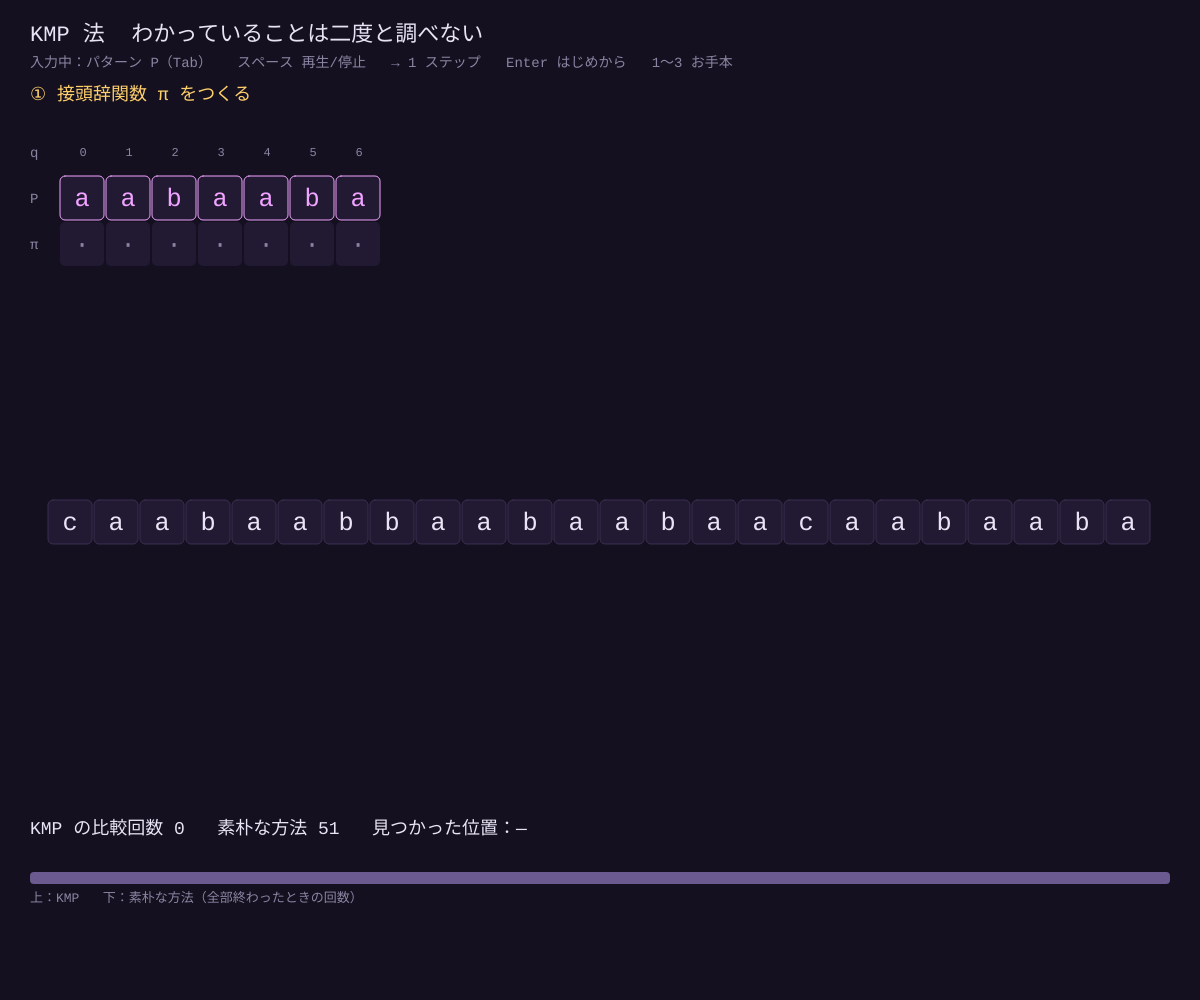
Frame 1 (no input)
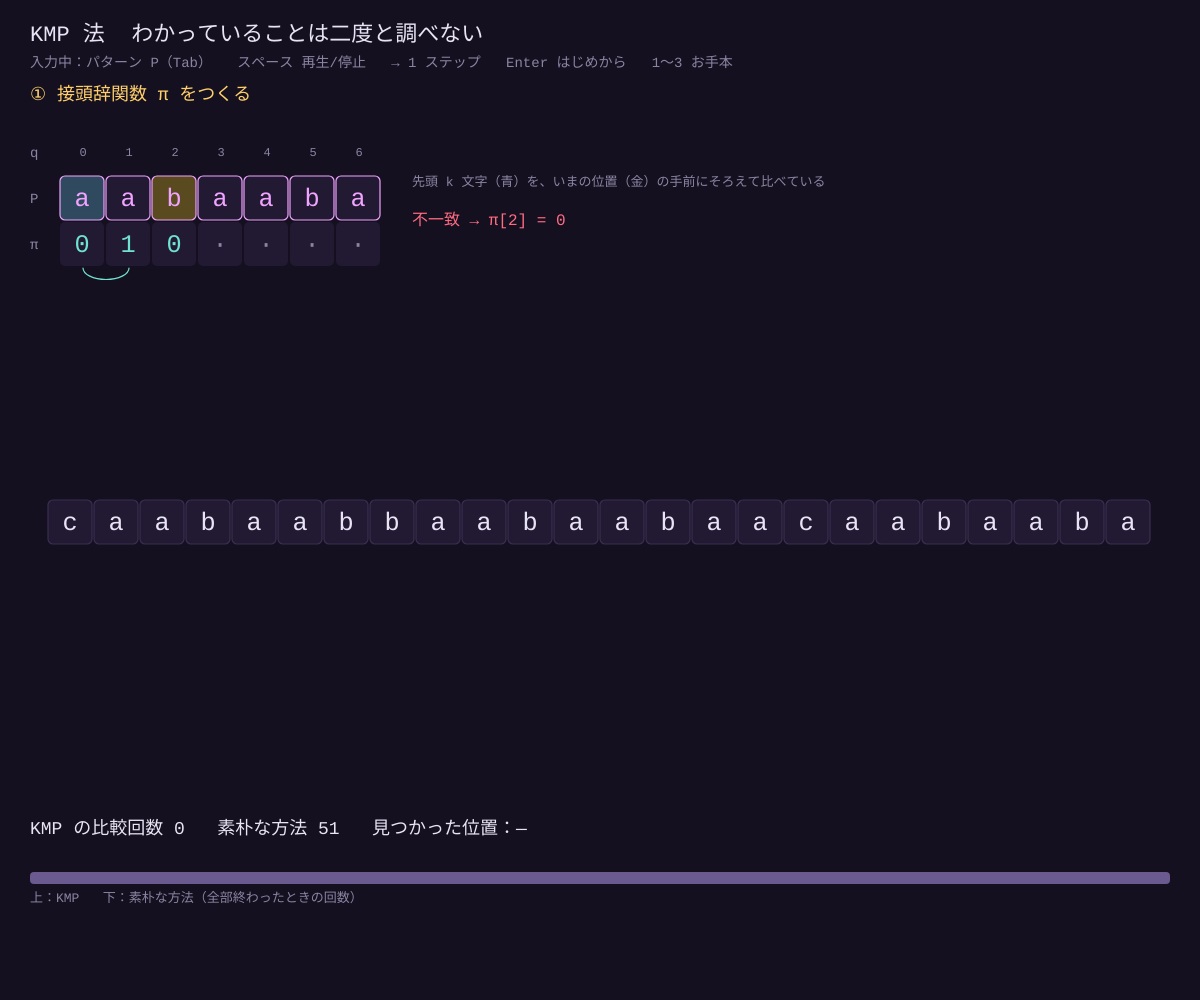
Frame 60 (no input)
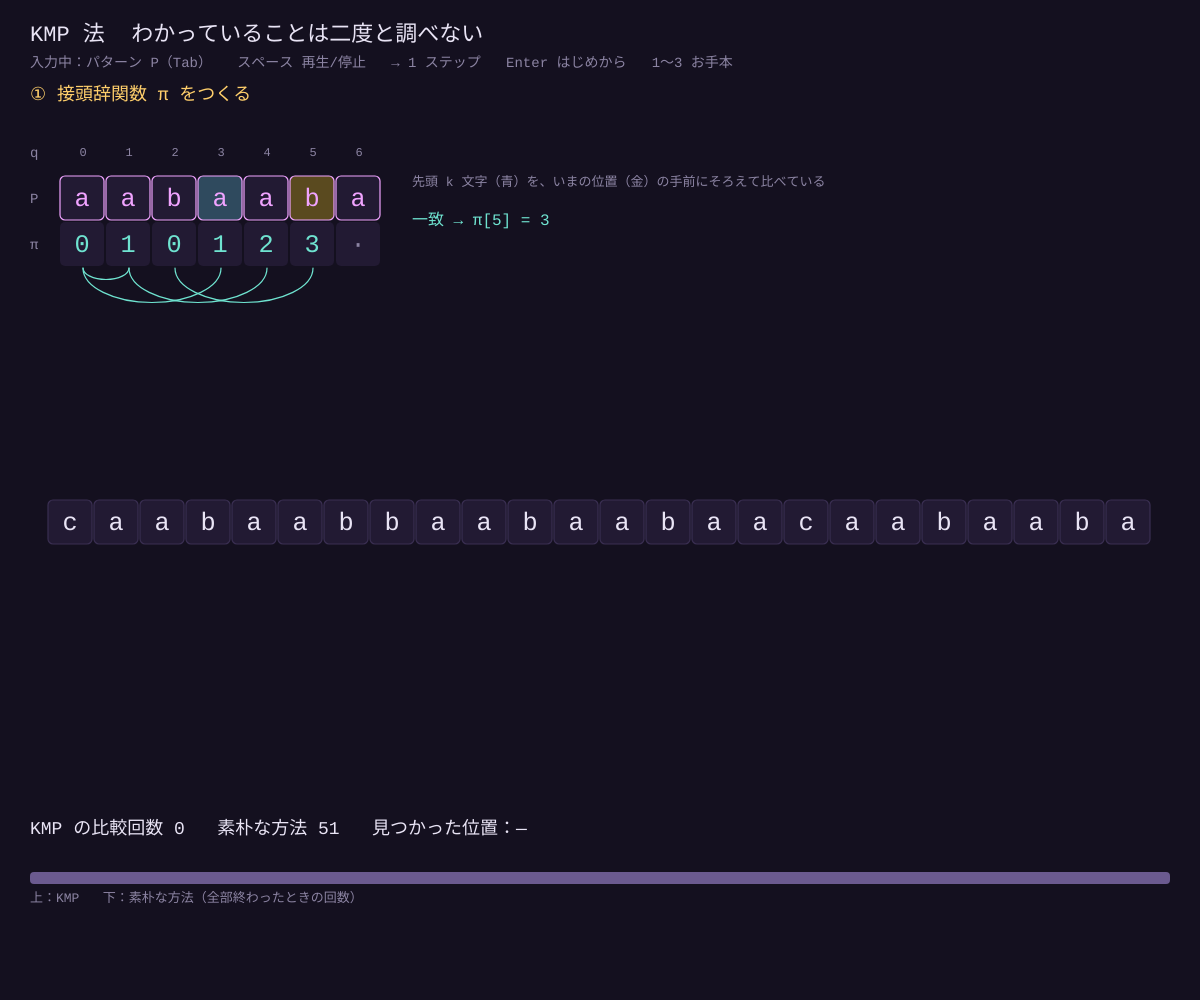
Frame 120 (the mouse pressed at the canvas centre since frame 60)

The p5.js sketch that drew these frames (run headless with seeded random() and noise() and a simulated clock; from frame 60 on, the mouse is pressed at the canvas centre):

// p5.js sketch
// ── sketch.js
// ============================================
// 03 KMP 法（クヌース–モリス–プラット）
// ① 前処理：接頭辞関数 π[q] =「P の先頭 q 文字の、末尾と先頭が一致する最長の長さ」
// ② 照合：くい違ったら、π を使って「もう一致しているとわかっている分」を飛ばしてずらす
// テキストを後戻りせずに読むので Θ(n + m)。素朴な方法との比較回数の差を見てみよう
// 操作：キーで入力 / Tab = テキスト⇄パターン / Backspace / スペース = 再生・停止
//       → = 1 ステップ / Enter = はじめから / 1〜3 = お手本
// ============================================

let T = 'caabaabbaabaabaacaabaaba';
let P = 'aabaaba';
let editing = 'P';
let speed = 20;         // ★ 何フレームに 1 ステップ進むか
let auto = true;

let pi = [];            // 接頭辞関数（0 始まり：pi[q] は先頭 q+1 文字について）
let gen = null;         // 処理を 1 ステップずつ進める「ジェネレータ」
let snap = {};          // いまの様子
let comps = 0, found = [], phase = '', naiveComps = 0;

const BG = '#14101f', PANEL = '#221a33', FG = '#e9e4f5', DIM = '#8c84a3';
const ORCHID = '#f0a3ff', MINT = '#6fe3d0', GOLD = '#ffcf6b', BAD = '#ff6b81';

function setup() {
  createCanvas(windowWidth, windowHeight);
  textFont('monospace');
  restart();
}

function restart() {
  pi = new Array(P.length).fill(null);
  comps = 0; found = []; snap = {};
  naiveComps = countNaive();
  gen = P.length > 0 && P.length <= T.length ? kmp() : null;
  phase = gen ? '① 接頭辞関数 π をつくる' : 'パターンが空か、テキストより長い';
}

// ★ KMP 本体（yield のたびに 1 ステップ止まる）
function* kmp() {
  let m = P.length, n = T.length;
  // ① 接頭辞関数 π をつくる
  pi[0] = 0;
  let k = 0;
  for (let q = 1; q < m; q++) {
    while (k > 0 && P[k] !== P[q]) {
      snap = { mode: 'pi', q, k, ok: false, note: `P[${k}] ≠ P[${q}] → k = π[${k - 1}] = ${pi[k - 1]} にもどる` };
      yield; k = pi[k - 1];
    }
    let ok = P[k] === P[q];
    if (ok) k++;
    pi[q] = k;
    snap = { mode: 'pi', q, k, ok, note: ok ? `一致 → π[${q}] = ${k}` : `不一致 → π[${q}] = 0` };
    yield;
  }
  // ② π を使ってテキストを読む
  phase = '② π を使って照合する';
  let qq = 0;
  for (let i = 0; i < n; i++) {
    while (qq > 0 && P[qq] !== T[i]) {
      comps++;
      snap = { mode: 'match', i, q: qq, ok: false, note: `T[${i}] ≠ P[${qq}] → ${qq - pi[qq - 1]} 文字ずらす（q = π[${qq - 1}] = ${pi[qq - 1]}）` };
      yield; qq = pi[qq - 1];
    }
    comps++;
    let ok = P[qq] === T[i];
    if (ok) qq++;
    snap = { mode: 'match', i, q: ok ? qq - 1 : qq, ok, note: ok ? `T[${i}] = P[${qq - 1}]  一致 ${qq} 文字` : `T[${i}] ≠ P[0]  次の文字へ` };
    yield;
    if (qq === m) {
      found.push(i - m + 1);
      snap = { mode: 'match', i, q: m - 1, ok: true, note: `見つけた！ 位置 ${i - m + 1}。q = π[${m - 1}] = ${pi[m - 1]} から続ける` };
      yield; qq = pi[m - 1];
    }
  }
  phase = 'おわり';
  snap = { mode: 'done', note: '' };
}

function countNaive() {
  let c = 0, n = T.length, m = P.length;
  for (let s = 0; s + m <= n && m > 0; s++) for (let j = 0; j < m; j++) { c++; if (T[s + j] !== P[j]) break; }
  return c;
}

function advance() { if (gen && gen.next().done) gen = null; }

function draw() {
  background(BG);
  if (auto && frameCount % speed === 0) advance();
  let n = T.length, m = P.length;

  noStroke(); fill(FG); textAlign(LEFT, TOP); textSize(22);
  text('KMP 法  わかっていることは二度と調べない', 30, 24);
  fill(DIM); textSize(14);
  text(`入力中：${editing === 'T' ? 'テキスト T' : 'パターン P'}（Tab）   スペース 再生/停止   → 1 ステップ   Enter はじめから   1〜3 お手本`, 30, 56);
  fill(GOLD); textSize(18); text(phase, 30, 86);

  let cw = constrain((width - 80) / max(n, m, 1), 16, 46);
  textAlign(CENTER, CENTER);

  // --- π の表 ---
  let xp = 30, yp = 130;
  fill(DIM); textSize(14); textAlign(LEFT, CENTER);
  text('q', xp, yp + cw * 0.5); text('P', xp, yp + cw * 1.5); text('π', xp, yp + cw * 2.5);
  textAlign(CENTER, CENTER);
  let px = xp + 30;
  for (let q = 0; q < m; q++) {
    let x = px + q * cw;
    fill(DIM); textSize(12); text(q, x + cw / 2, yp + cw * 0.5);
    let hl = snap.mode === 'pi' && (q === snap.q || q === snap.k);
    stroke(editing === 'P' ? ORCHID : '#3a2f52');
    fill(hl ? (q === snap.q ? '#5a4a1f' : '#2f4a5e') : PANEL);
    rect(x, yp + cw, cw - 2, cw - 2, 5);
    noStroke(); fill(ORCHID); textSize(cw * 0.55); text(P[q], x + cw / 2 - 1, yp + cw * 1.5);
    fill(PANEL); rect(x, yp + cw * 2, cw - 2, cw - 2, 5);
    fill(pi[q] === null ? DIM : MINT); text(pi[q] === null ? '·' : pi[q], x + cw / 2 - 1, yp + cw * 2.5);
    // π[q] > 0 なら「先頭の何文字と同じか」を弧で示す
    if (pi[q] > 0) {
      noFill(); stroke(MINT); strokeWeight(1.2);
      let x2 = px + (pi[q] - 1) * cw + cw / 2, x1 = x + cw / 2;
      arc((x1 + x2) / 2, yp + cw * 3, x1 - x2, (x1 - x2) * 0.5, 0, PI);
      noStroke();
    }
  }
  // 接頭辞と接尾辞の重なりを図示
  if (snap.mode === 'pi') {
    let q = snap.q, k = snap.k;
    fill(DIM); textSize(13); textAlign(LEFT, TOP);
    text('先頭 k 文字（青）を、いまの位置（金）の手前にそろえて比べている', px + m * cw + 30, yp + cw);
    fill(snap.ok ? MINT : BAD); textSize(16);
    text(snap.note, px + m * cw + 30, yp + cw * 1.8);
    textAlign(CENTER, CENTER);
  }

  // --- テキストとパターン ---
  let yT = height * 0.5, x0 = (width - cw * n) / 2;
  for (let i = 0; i < n; i++) {
    let hit = found.some((f) => i >= f && i < f + m);
    let cur = snap.mode === 'match' && snap.i === i;
    stroke(editing === 'T' ? ORCHID : '#3a2f52');
    fill(cur ? (snap.ok ? '#2f5e57' : '#5e2a3a') : hit ? '#2f5e57' : PANEL);
    rect(x0 + i * cw, yT, cw - 2, cw - 2, 5);
    noStroke(); fill(snap.mode === 'match' && i > snap.i ? DIM : FG); textSize(cw * 0.55);
    text(T[i], x0 + i * cw + cw / 2 - 1, yT + cw / 2);
  }
  if (snap.mode === 'match') {
    let shift = snap.i - snap.q;
    for (let k = 0; k < m; k++) {
      let x = x0 + (shift + k) * cw;
      if (shift + k < 0 || shift + k >= n) continue;
      fill(k < snap.q ? '#2f4a5e' : k === snap.q ? (snap.ok ? '#2f5e57' : '#5e2a3a') : PANEL);
      stroke('#3a2f52'); rect(x, yT + cw * 1.3, cw - 2, cw - 2, 5);
      noStroke(); fill(ORCHID); textSize(cw * 0.55); text(P[k], x + cw / 2 - 1, yT + cw * 1.8);
    }
    fill(snap.ok ? MINT : BAD); textSize(16); textAlign(LEFT, TOP);
    text(snap.note, 30, yT + cw * 2.8);
  }

  // --- 比較回数 ---
  textAlign(LEFT, TOP); fill(FG); textSize(18);
  text(`KMP の比較回数 ${comps}   素朴な方法 ${naiveComps}   見つかった位置：${found.length ? found.join(', ') : '—'}`, 30, height * 0.82);
  let bw = (width - 60) / max(naiveComps, comps, 1);
  noStroke(); fill(ORCHID); rect(30, height * 0.82 + 34, comps * bw, 12, 4);
  fill('#6b5a8f'); rect(30, height * 0.82 + 52, naiveComps * bw, 12, 4);
  fill(DIM); textSize(13); text('上：KMP   下：素朴な方法（全部終わったときの回数）', 30, height * 0.82 + 72);
}

function keyPressed() {
  if (key === ' ') { auto = !auto; return false; }
  if (key === RIGHT_ARROW) { advance(); return false; }
  if (key === ENTER) { restart(); return false; }
  if (key === TAB) { editing = editing === 'T' ? 'P' : 'T'; return false; }
  if (key === BACKSPACE) { if (editing === 'T') T = T.slice(0, -1); else P = P.slice(0, -1); restart(); return false; }
  if (key === '1') { T = 'caabaabbaabaabaacaabaaba'; P = 'aabaaba'; restart(); }
  if (key === '2') { T = 'aaaaaaaaaaaaaaaaaaaaaaab'; P = 'aaaab'; restart(); }   // 素朴な方法が苦手な例
  if (key === '3') { T = 'abcabcabdabcabcabcabdab'; P = 'abcabd'; restart(); }
}

function keyTyped() {
  if (key.length !== 1 || key === ' ' || '123'.includes(key)) return;
  if (editing === 'T' && T.length < 34) T += key;
  if (editing === 'P' && P.length < 12) P += key;
  restart();
  return false;
}

function windowResized() { resizeCanvas(windowWidth, windowHeight); }
